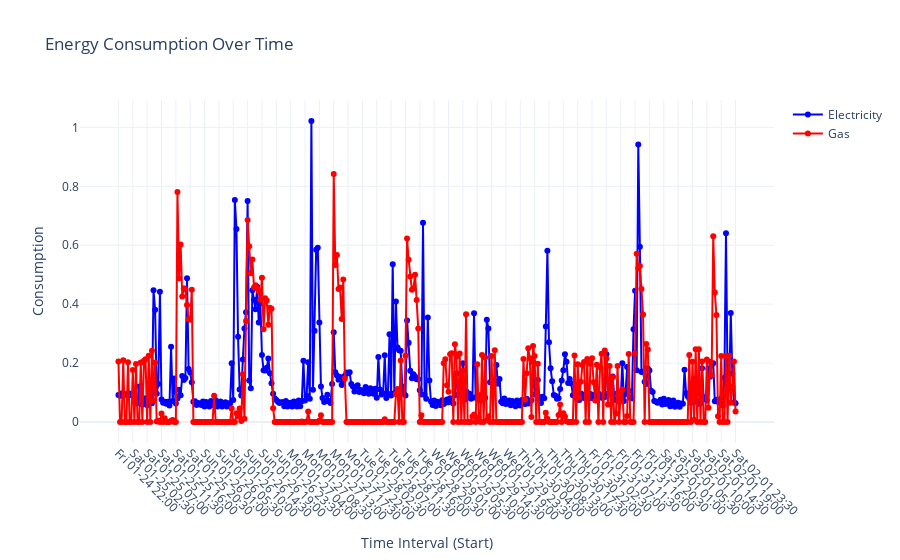

Notebook code for this chart:
### Code cell
# display chart
fig = get_plot(df_both, 'both')
fig.show()

### Figure 1 — Plotly figure (JSON) as saved in the notebook; plotly's stock layout.template omitted (floating-point values rounded to 4 significant figures; data arrays with more than 128 entries replaced by an {"elided": "..."} marker saying what was removed)
{"data": [{"line": {"color": "blue"}, "mode": "lines+markers", "name": "Electricity", "type": "scatter", "x": {"elided": "436 str values"}, "y": {"elided": "436 float values"}}, {"line": {"color": "red"}, "mode": "lines+markers", "name": "Gas", "type": "scatter", "x": {"elided": "436 str values"}, "y": {"elided": "436 float values"}}], "layout": {"title": {"text": "Energy Consumption Over Time"}, "xaxis": {"tickangle": 45, "title": {"text": "Time Interval (Start)"}}, "yaxis": {"title": {"text": "Consumption"}}}}
